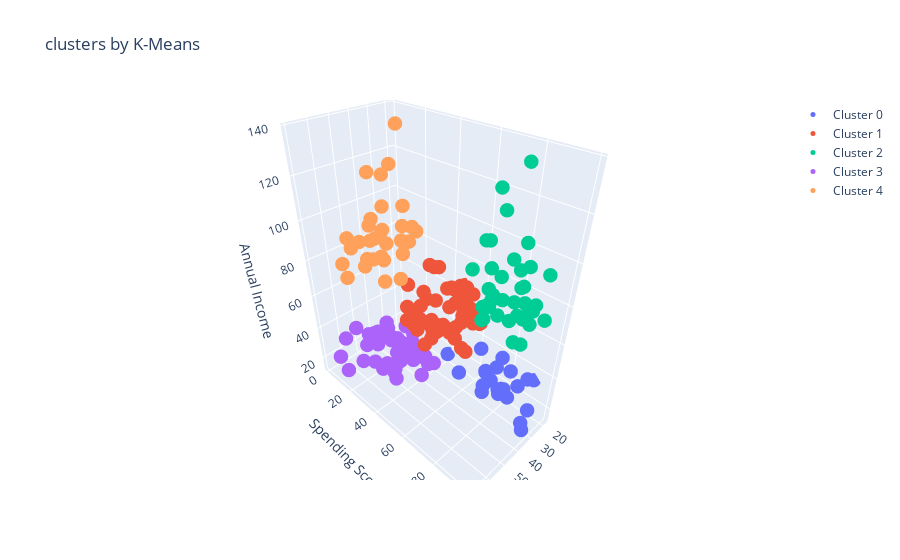

The notebook cell saved with this chart:
### Code cell
import plotly as py 
import plotly.graph_objs as go 

def tracer(db, n, name):
    return go.Scatter3d(
        x = db[db["cluster"]==n]["Age"],
        y = db[db["cluster"]==n]["Spending Score (1-100)"],
        z = db[db["cluster"]==n]["Annual Income (k$)"],
        mode = "markers",
        name = name,
        marker = dict(
            size = 5
        )
    )
    
tracer0 = tracer(KM5_clustered, 0, "Cluster 0")
tracer1 = tracer(KM5_clustered, 1, "Cluster 1")
tracer2 = tracer(KM5_clustered, 2, "Cluster 2")
tracer3 = tracer(KM5_clustered, 3, "Cluster 3")
tracer4 = tracer(KM5_clustered, 4, "Cluster 4")

data = [tracer0, tracer1, tracer2, tracer3, tracer4]

layout = go.Layout(
    title = "clusters by K-Means",
    scene = dict (
            xaxis = dict(title = "Age"),
            yaxis = dict(title = "Spending Score"),
            zaxis = dict(title = "Annual Income")
    )
)

fig = go.Figure(data=data, layout=layout)
py.offline.iplot(fig)

### Figure 1 — Plotly figure (JSON) as saved in the notebook; plotly's stock layout.template omitted (floating-point values rounded to 4 significant figures)
{"data": [{"marker": {"size": 5}, "mode": "markers", "name": "Cluster 0", "type": "scatter3d", "x": [19, 21, 23, 22, 23, 30, 35, 24, 22, 20, 35, 25, 31, 29, 35, 23, 21, 18, 21, 30, 20, 24, 24], "y": [39, 81, 77, 76, 94, 72, 99, 77, 79, 66, 98, 73, 73, 82, 61, 87, 73, 92, 81, 73, 75, 92, 65], "z": [15, 15, 16, 17, 18, 19, 19, 20, 20, 21, 23, 24, 25, 28, 28, 29, 30, 33, 33, 34, 37, 38, 39]}, {"marker": {"size": 5}, "mode": "markers", "name": "Cluster 1", "type": "scatter3d", "x": [31, 27, 29, 31, 33, 31, 27, 19, 18, 43, 19, 32, 26, 45, 40, 23, 38, 46, 21, 48, 55, 22, 34, 50, 18, 48, 40, 32, 24, 47, 27, 48, 20, 23, 49, 26, 49, 21, 54, 19, 38, 19, 18, 19, 49, 51, 50, 27, 38, 40, 23, 43, 25, 28], "y": [61, 47, 42, 42, 60, 54, 51, 55, 59, 50, 59, 47, 54, 53, 48, 52, 55, 44, 57, 46, 58, 55, 60, 46, 41, 49, 40, 42, 52, 47, 50, 42, 49, 41, 48, 55, 56, 42, 46, 54, 42, 46, 48, 50, 59, 43, 57, 56, 40, 58, 29, 35, 34, 40], "z": [39, 40, 40, 40, 42, 43, 46, 46, 48, 48, 48, 48, 54, 54, 54, 54, 54, 54, 54, 54, 57, 57, 58, 58, 59, 60, 60, 60, 60, 60, 60, 61, 61, 62, 62, 62, 62, 62, 63, 63, 64, 64, 65, 65, 65, 67, 67, 67, 67, 69, 70, 71, 72, 76]}, {"marker": {"size": 5}, "mode": "markers", "name": "Cluster 2", "type": "scatter3d", "x": [39, 31, 40, 38, 39, 31, 29, 32, 35, 32, 32, 28, 32, 34, 39, 38, 27, 30, 30, 29, 31, 36, 33, 32, 28, 36, 30, 27, 35, 32, 29, 30, 28, 36, 32, 38, 35, 32, 30], "y": [91, 77, 95, 75, 75, 71, 88, 73, 72, 93, 87, 97, 74, 90, 88, 76, 89, 78, 73, 83, 93, 75, 95, 63, 75, 92, 86, 69, 90, 86, 88, 97, 68, 85, 69, 91, 79, 74, 83], "z": [69, 70, 71, 71, 71, 72, 73, 73, 74, 75, 76, 77, 77, 78, 78, 78, 78, 78, 78, 79, 81, 85, 86, 87, 87, 87, 88, 88, 93, 97, 98, 99, 101, 103, 103, 113, 120, 126, 137]}, {"marker": {"size": 5}, "mode": "markers", "name": "Cluster 3", "type": "scatter3d", "x": [20, 31, 35, 64, 67, 58, 37, 35, 52, 35, 46, 54, 45, 40, 60, 53, 49, 42, 36, 65, 48, 49, 50, 49, 59, 50, 47, 51, 69, 53, 70, 67, 54, 63, 68, 70, 47, 60, 60, 59, 49, 57, 67, 68, 67, 66, 68, 66, 65, 63], "y": [6, 40, 6, 3, 14, 15, 13, 35, 29, 35, 5, 14, 32, 31, 4, 4, 14, 17, 26, 35, 36, 28, 55, 52, 60, 45, 41, 50, 46, 46, 56, 52, 59, 51, 48, 55, 42, 49, 56, 47, 42, 51, 41, 55, 59, 50, 43, 48, 52, 43], "z": [16, 17, 18, 19, 19, 20, 20, 21, 23, 24, 25, 28, 28, 29, 30, 33, 33, 34, 37, 38, 39, 39, 40, 42, 43, 43, 43, 44, 44, 46, 46, 47, 47, 48, 48, 49, 49, 50, 50, 54, 54, 54, 54, 59, 62, 63, 63, 63, 63, 65]}, {"marker": {"size": 5}, "mode": "markers", "name": "Cluster 4", "type": "scatter3d", "x": [59, 47, 20, 44, 19, 57, 25, 48, 34, 43, 44, 47, 37, 34, 56, 19, 50, 42, 36, 40, 36, 52, 58, 59, 37, 46, 41, 54, 41, 34, 33, 47, 45, 32], "y": [11, 9, 5, 7, 10, 5, 12, 36, 22, 17, 20, 16, 1, 1, 35, 5, 26, 20, 27, 13, 10, 13, 15, 14, 32, 15, 39, 24, 17, 23, 8, 16, 28, 18], "z": [71, 71, 73, 73, 74, 75, 77, 77, 78, 78, 78, 78, 78, 78, 79, 81, 85, 86, 87, 87, 87, 88, 88, 93, 97, 98, 99, 101, 103, 103, 113, 120, 126, 137]}], "layout": {"scene": {"xaxis": {"title": {"text": "Age"}}, "yaxis": {"title": {"text": "Spending Score"}}, "zaxis": {"title": {"text": "Annual Income"}}}, "title": {"text": "clusters by K-Means"}}}
